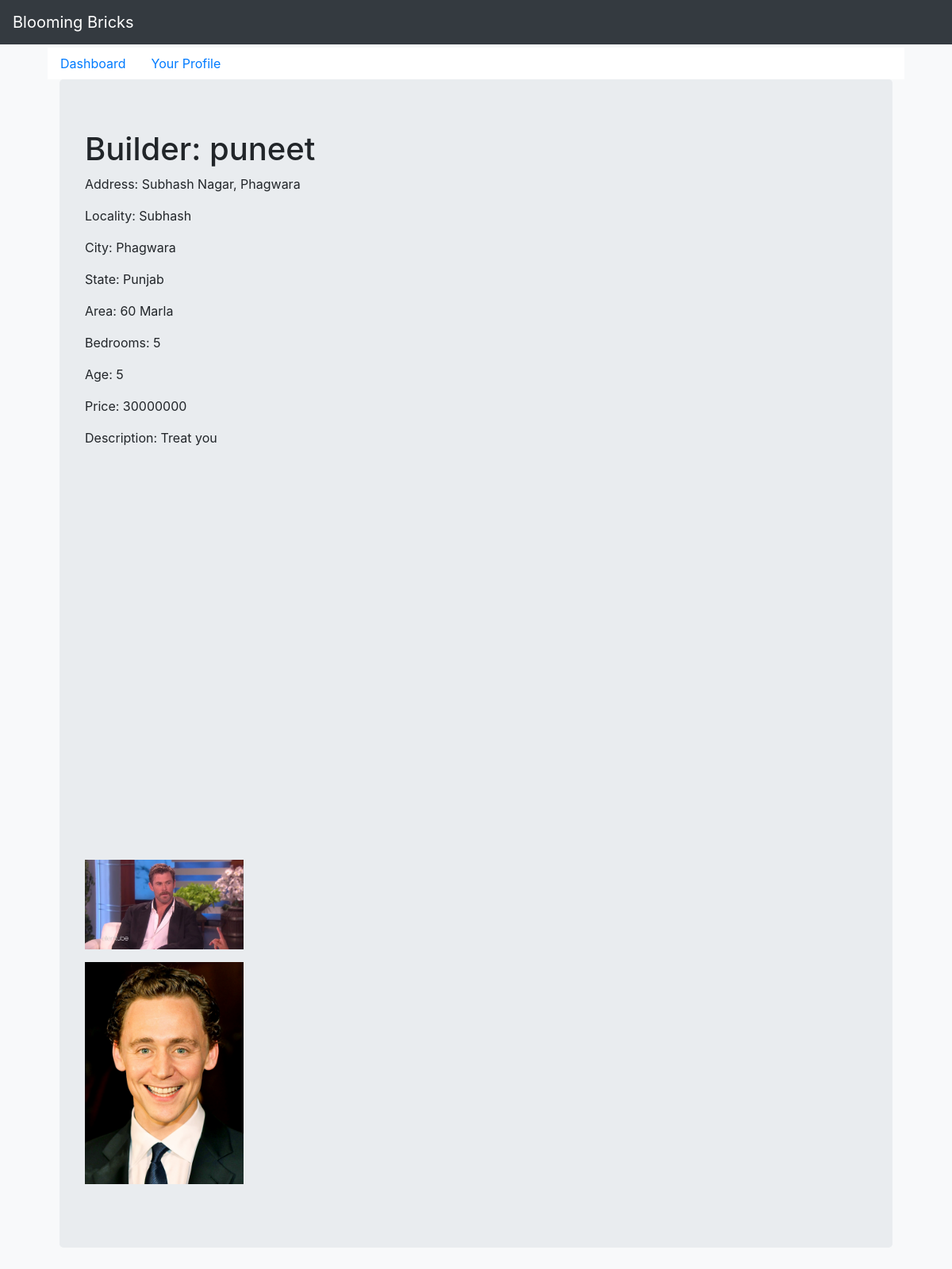
Page /bbricks/get_house/5/ on the committed database.
### bbricks/models.py (models this page shows, shortened)
class Property(models.Model):
    seller = models.ForeignKey(UserProfile, on_delete=models.CASCADE)
    type = models.CharField(max_length=50, choices=[('Apartment', 'Apartment'), ('Land', 'Land'),
                                                    ('Independent House', 'Independent House')])
    posted_for = models.CharField(max_length=50, choices=[('Sale', 'Sale'), ('Rent', 'Rent'),
                                                          ('Paying Guest', 'Paying Guest')])
    posted_by = models.CharField(max_length=10, choices=[('Owner', 'Owner'), ('Dealer', 'Dealer'),
                                                         ('Builder', 'Builder')])
    project_name = models.CharField(max_length=50)
    locality = models.CharField(max_length=50)
    city = models.ForeignKey(City, on_delete=models.CASCADE)
    state = models.ForeignKey(State, on_delete=models.CASCADE)
    address = models.CharField(max_length=200)
    area = models.IntegerField()
    units = models.CharField(max_length=50, choices=[('Marla', 'Marla'), ('Acres', 'Acres'), ('Sq.Ft.', 'Sq.Ft.')])
    description = models.CharField(max_length=500)

class UserProfile(models.Model):
    user = models.OneToOneField(User, on_delete=models.CASCADE)
    photo = models.FileField(upload_to=get_upload_file_name)
    mobile_no = models.CharField(max_length=10)

class City(models.Model):
    city_name = models.CharField(max_length=200)
    state = models.ForeignKey(State, on_delete=models.CASCADE)
    def __str__(self):
        return self.city_name

class State(models.Model):
    state_name = models.CharField(max_length=200)
    def __str__(self):
        return self.state_name

class Residential(Property):
    bedrooms = models.IntegerField()
    balconies = models.IntegerField()
    total_floors = models.IntegerField()
    age = models.IntegerField()
    parking = models.BooleanField()
    lift = models.BooleanField()
    park = models.BooleanField()
    power_backup = models.CharField(max_length=50, choices=[('None', 'None'), ('Full', 'Full'), ('Partial', 'Partial')])
    class Meta:
        abstract = True

class Villa(Residential):
    water_source = models.CharField(max_length=50, choices=[('Borewell/Tank', 'Borewell/Tank'),
                                                            ('Municipal Corporation', 'Municipal Corporation')])
    overlooking = models.CharField(max_length=50, choices=[('Main Road', 'Main Road'), ('Park', 'Park'),
                                                           ('Club', 'Club')], blank=True, null=True)

class Sell(models.Model):
    property = models.ForeignKey(Property, on_delete=models.CASCADE)
    price = models.IntegerField()

class Images(models.Model):
    property = models.ForeignKey(Property, default=None, on_delete=models.CASCADE)
    image = models.ImageField(upload_to=get_image_filename,
                              verbose_name='Image')

### bbricks/views.py (the view)
# urls.py: url(r'^get_house/(?P<house_id>\d+)/$', views.house),
def house(request, house_id=1):
    h = Villa.objects.get(id=house_id)
    p = None
    if h.posted_for.__eq__('Sale'):
        p = Sell.objects.get(property=Property.objects.get(id=h.id))
    if h.posted_for.__eq__('Rent'):
        p = Rent.objects.get(property=Property.objects.get(id=h.id))
    if h.posted_for.__eq__('Paying Guest'):
        p = PayingGuest.objects.get(property=Property.objects.get(id=h.id))
    return render(request, 'bbricks/house.html',
                  {'house': h,
                   'p': p})

### bbricks/templates/bbricks/house.html (shortened to what this page needs)
{% extends 'bbricks/base.html' %}
{% block sidebar %}
        <a class="nav-link" href="/bbricks/loggedin/">Your Profile</a>
{% endblock %}
{% block content %}
<div id="view-property" class="col-lg-12 property-nodule jumbotron" >
    <h1>{{ house.posted_by }}: {{ house.seller.user.username }}</h1>
    <p>Address: <span class="location">{{ house.address }}</span></p>
    <p>Locality: {{ house.locality }}</p>
    <p>City: {{ house.city }}</p>
    <p>State: {{ house.state }}</p>
    <p>Area: {{ house.area }} {{ house.units }}</p>
    <p>Bedrooms: {{ house.bedrooms }}</p>
    <p>Age: {{ house.age }}</p>
    {% if house.posted_for == 'Sale' %}
        <p>Price: {{ p.price }}</p>
    {% endif %}
    <p>Description: {{ house.description }}</p>
    <div class="map" id="map-canvas" style="width: 480px; height: 480px"></div><br>
    {% if house.images_set %}
        {% for image in house.images_set.all %}
            <p><img src="/static/assets/{{ image.image }}" width="200" /></p>
        {% endfor %}
    {% endif %}
</div>
{% endblock %}

### bbricks/templates/bbricks/base.html (style rules this page uses)
body { padding: 60px; }

### rows in the picture
Property: posted_by "Builder", seller.user.username "puneet", address "Subhash Nagar, Phagwara", locality "Subhash", city "Phagwara", state "Punjab", area "60", units "Marla", description "Treat you"
Villa: bedrooms "5", age "5"
Sell: price "30000000"
Images: image (picture)
Images: image (picture)
